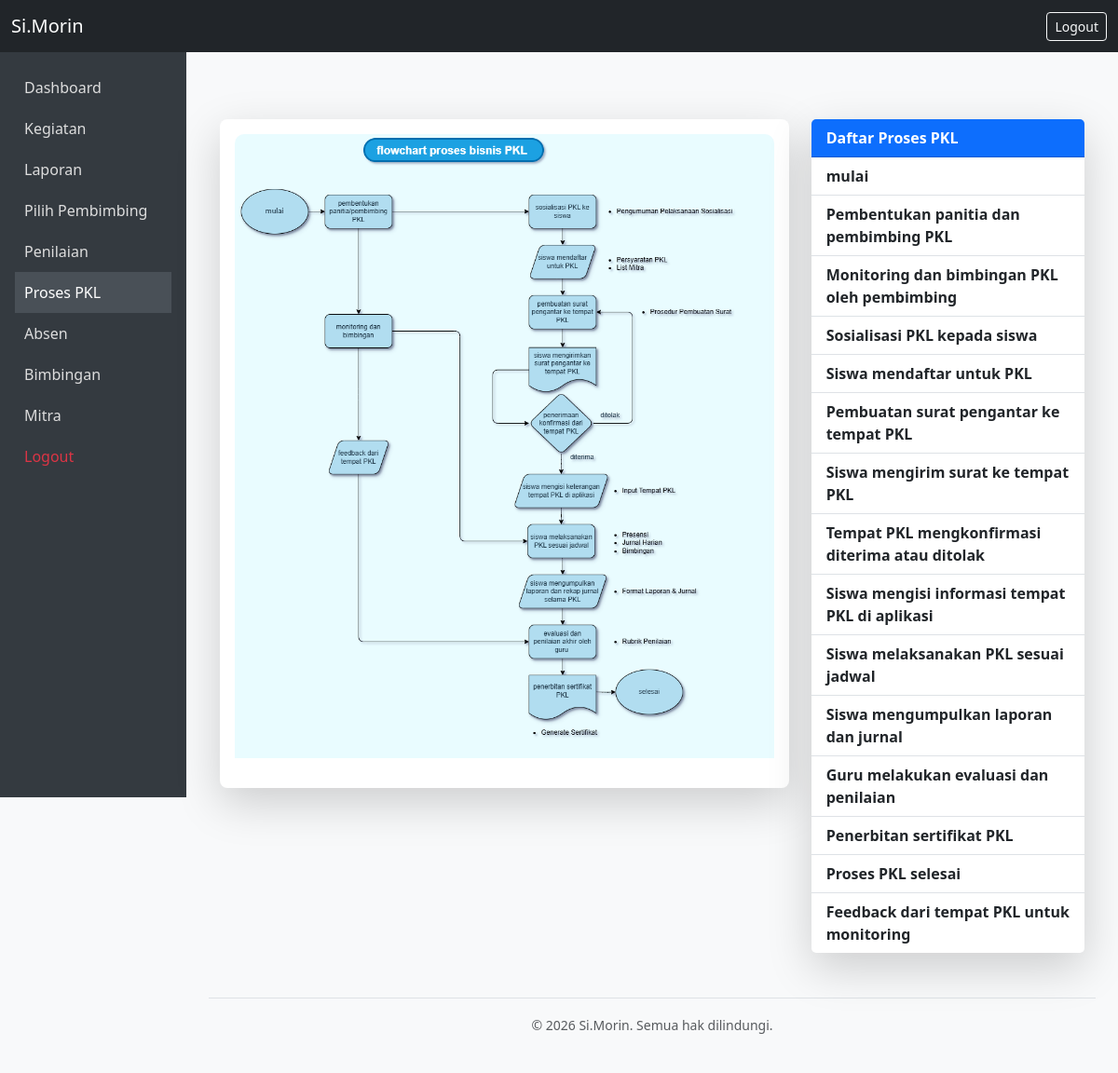
The app's page /siswa/App/Views/propkl.php (signed in) with its own data.
### tables this page shows
CREATE TABLE `flowchart_pkl` (
  `id` int(11) NOT NULL,
  `kode` varchar(50) NOT NULL,
  `label` text NOT NULL
);

### siswa/App/Views/propkl.php (the view, shortened to what this page needs)
<?php
require_once "../config/database.php";
$result = $conn->query("SELECT * FROM flowchart_pkl ORDER BY id ASC");
?>
<?php include 'template/header.php'; ?>
<?php include 'template/sidebar.php'; ?>
<div class="container mt-5">
    <div class="row g-4 align-items-start">
        <div class="col-md-8">
            <div class="card shadow-lg border-0 rounded-3 overflow-hidden">
                <div class="card-body text-center">
                    <div class="flowchart-container">
                        <img src="pkl.png"
                             alt="Flowchart PKL"
                             class="img-fluid flowchart-img mb-3">
                    </div>
                </div>
            </div>
        </div>
        <div class="col-md-4">
            <div class="card shadow-lg border-0 rounded-3">
                <div class="card-header bg-primary text-white fw-bold">
                    Daftar Proses PKL
                </div>
                <div class="list-group list-group-flush">
                    <?php while($row = $result->fetch_assoc()): ?>
                        <button type="button"
                                class="list-group-item list-group-item-action flow-btn fw-semibold"
                                onclick="showInfo('<?php echo $row['id']; ?>')">
                            <?php echo $row['label']; ?>
                        </button>
                    <?php endwhile; ?>
                </div>
            </div>
        </div>
    </div>
</div>
<?php include 'template/footer.php'; ?>

### siswa/App/Views/template/header.php (shortened to what this page needs)
<!DOCTYPE html>
<html lang="id">
<head>
    <link href="https://cdn.jsdelivr.net/npm/bootstrap@5.3.3/dist/css/bootstrap.min.css" rel="stylesheet">
</head>
<body>
<nav class="navbar navbar-expand-lg navbar-dark bg-dark">
    <div class="container-fluid">
        <a class="navbar-brand" href="#">Si.Morin</a>
        <div class="d-flex">
            <a href="../../Public/logout.php" class="btn btn-outline-light btn-sm">Logout</a>
        </div>
    </div>
</nav>
<div class="container-fluid">
  <div class="row">

### siswa/App/Views/template/sidebar.php
<div class="col-md-2 sidebar p-3">
  <ul class="nav flex-column">
    <li class="nav-item">
      <a class="nav-link <?= basename($_SERVER['PHP_SELF']) == 'dashboard.php' ? 'active' : '' ?>" href="dashboard.php">Dashboard</a>
    </li>
    <li class="nav-item">
      <a class="nav-link <?= basename($_SERVER['PHP_SELF']) == 'kegiatan.php' ? 'active' : '' ?>" href="kegiatan.php">Kegiatan</a>
    </li>
    <li class="nav-item">
      <a class="nav-link <?= basename($_SERVER['PHP_SELF']) == 'laporan.php' ? 'active' : '' ?>" href="laporan.php">Laporan</a>
    </li>
    <li class="nav-item">
      <a class="nav-link <?= basename($_SERVER['PHP_SELF']) == 'pilih_pembimbing.php' ? 'active' : '' ?>" href="pilih_pembimbing.php">Pilih Pembimbing</a>
    </li>
    <li class="nav-item">
      <a class="nav-link <?= basename($_SERVER['PHP_SELF']) == 'penilaian.php' ? 'active' : '' ?>" href="penilaian.php">Penilaian</a>
    </li>
    <li class="nav-item">
      <a class="nav-link <?= basename($_SERVER['PHP_SELF']) == 'propkl.php' ? 'active' : '' ?>" href="propkl.php">Proses PKL</a>
    </li>
    <li class="nav-item">
      <a class="nav-link <?= basename($_SERVER['PHP_SELF']) == 'absen.php' ? 'active' : '' ?>" href="absen.php">Absen</a>
    </li>
    <li class="nav-item">
      <a class="nav-link <?= basename($_SERVER['PHP_SELF']) == 'bimbingan.php' ? 'active' : '' ?>" href="bimbingan.php">Bimbingan</a>
    </li>
    <li class="nav-item">
      <a class="nav-link <?= basename($_SERVER['PHP_SELF']) == 'mitra.php' ? 'active' : '' ?>" href="mitra.php">Mitra</a>
    </li>
    <li class="nav-item">
      <a class="nav-link text-danger" href="logout.php">Logout</a>
    </li>
  </ul>
</div>
<div class="col-md-10 p-4">

### siswa/App/Views/template/footer.php (shortened to what this page needs)
    <footer class="text-center text-muted py-3 mt-5 border-top">
        <div class="container">
            <small>&copy; <?= date('Y') ?> Si.Morin. Semua hak dilindungi.</small>
        </div>
    </footer>
</body>
</html>

### siswa/App/Views/template/header.php (style rules this page uses)
body { background-color: #f8f9fa; }
.sidebar { height: 100vh; background-color: #343a40; color: white; padding-top: 20px; }
.sidebar a { color: #ddd; display: block; padding: 10px; text-decoration: none; }
.sidebar a.active, .sidebar a:hover { background-color: #495057; color: #fff; }

### siswa/App/Views/propkl.php (style rules this page uses)
.flowchart-container { overflow: hidden; border-radius: 10px; }
.flowchart-img { transition: transform 0.4s ease; cursor: zoom-in; }
.flow-btn { transition: all 0.3s ease; border-left: 5px solid transparent; }

### records on screen
flowchart_pkl: label "mulai"
flowchart_pkl: label "Pembentukan panitia dan pembimbing PKL"
flowchart_pkl: label "Monitoring dan bimbingan PKL oleh pembimbing"
flowchart_pkl: label "Sosialisasi PKL kepada siswa"
flowchart_pkl: label "Siswa mendaftar untuk PKL"
flowchart_pkl: label "Pembuatan surat pengantar ke tempat PKL"
flowchart_pkl: label "Siswa mengirim surat ke tempat PKL"
flowchart_pkl: label "Tempat PKL mengkonfirmasi diterima atau ditolak"
flowchart_pkl: label "Siswa mengisi informasi tempat PKL di aplikasi"
flowchart_pkl: label "Siswa melaksanakan PKL sesuai jadwal"
flowchart_pkl: label "Siswa mengumpulkan laporan dan jurnal"
flowchart_pkl: label "Guru melakukan evaluasi dan penilaian"
flowchart_pkl: label "Penerbitan sertifikat PKL"
flowchart_pkl: label "Proses PKL selesai"
flowchart_pkl: label "Feedback dari tempat PKL untuk monitoring"
